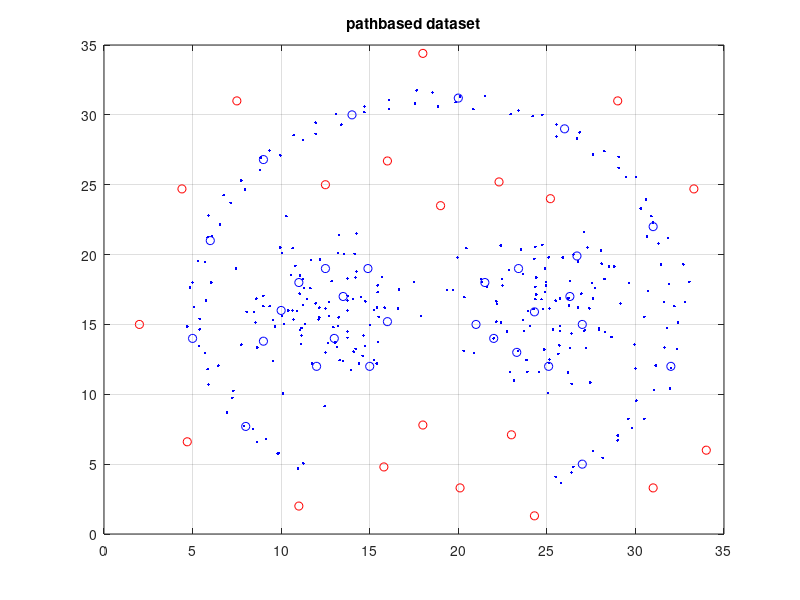
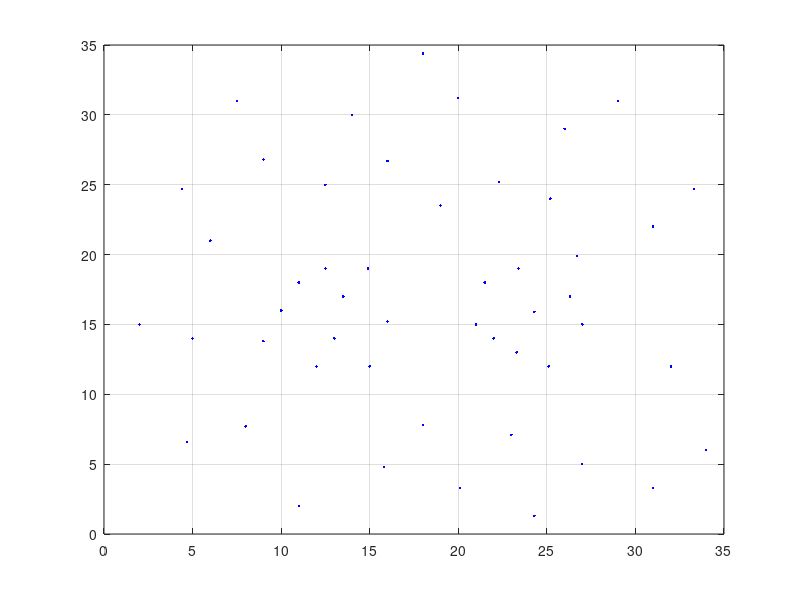

The MATLAB script that drew these images, in order:
close all;
clear;clc;

data = csvread('train/pathbased.csv');
figure;plot(data(:,1),data(:,2),'.b');hold on;grid on;

normal =[
    [10,16];[11,18];[12,12];[13,14];[15,12];
    [12.5,19];[13.5,17];[14.9,19];[9,13.8];[16,15.2];
    [21,15];[22,14];[21.5,18];[23.3,13];[24.3,15.9];
    [23.4,19];[25.1,12];[26.3,17];[27,15];[26.7,19.9];
    [8,7.7];[5,14];[6,21];[9,26.8];[14,30];
    [20,31.2];[26,29];[31,22];[32,12];[27,5];
    ];

outliers = [
    [16,26.7];[15.8,4.8];[19,23.5];[22.3,25.2];[25.2,24];
    [12.5,25];[20.1,3.3];[24.3,1.3];[4.7,6.6];[18,7.8];
    [2,15];[7.5,31];[31,3.3];[23,7.1];[34,6];
    [4.4,24.7];[18,34.4];[29,31];[33.3,24.7];[11,2];
    ];

plot(normal(:,1),normal(:,2),'ob');hold on
plot(outliers(:,1),outliers(:,2),'or');
title('pathbased dataset');

label = [zeros(30,1);ones(20,1)];
test = [normal;outliers];test = [test,label];
figure;plot(test(:,1),test(:,2),'.b');hold on; grid on
% csvwrite('test/pathbased_test.csv',test);
